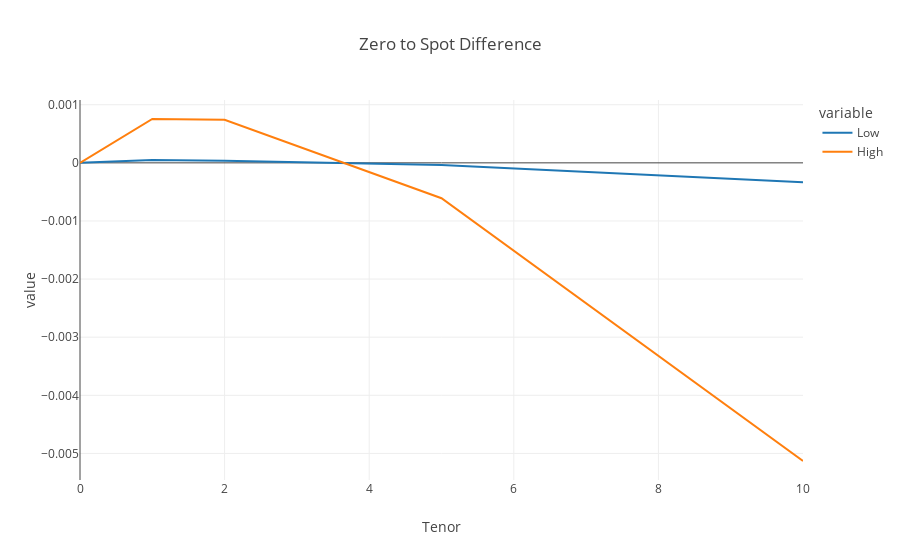

Notebook cell for this chart:
### Markdown cell above
and now the differences

### Code cell
sp = (spot_rates-rates).plot(title="Zero to Spot Difference")
sp.show()

### Figure 1 — Plotly figure (JSON) as saved in the notebook; plotly's stock layout.template omitted (floating-point values rounded to 4 significant figures)
{"data": [{"hovertemplate": "variable=Low<br>Tenor=%{x}<br>value=%{y}<extra></extra>", "legendgroup": "Low", "line": {"color": "#1F77B4", "dash": "solid"}, "mode": "lines", "name": "Low", "orientation": "v", "showlegend": true, "type": "scatter", "x": [0, 1, 2, 5, 10], "xaxis": "x", "y": [0, 4.695e-05, 3.727e-05, -3.836e-05, -0.0003342], "yaxis": "y"}, {"hovertemplate": "variable=High<br>Tenor=%{x}<br>value=%{y}<extra></extra>", "legendgroup": "High", "line": {"color": "#FF7F0E", "dash": "solid"}, "mode": "lines", "name": "High", "orientation": "v", "showlegend": true, "type": "scatter", "x": [0, 1, 2, 5, 10], "xaxis": "x", "y": [0, 0.0007545, 0.0007408, -0.0006089, -0.00513], "yaxis": "y"}], "layout": {"legend": {"title": {"text": "variable"}, "tracegroupgap": 0}, "title": {"text": "Zero to Spot Difference"}, "xaxis": {"anchor": "y", "domain": [0, 1], "title": {"text": "Tenor"}}, "yaxis": {"anchor": "x", "domain": [0, 1], "title": {"text": "value"}}}}
